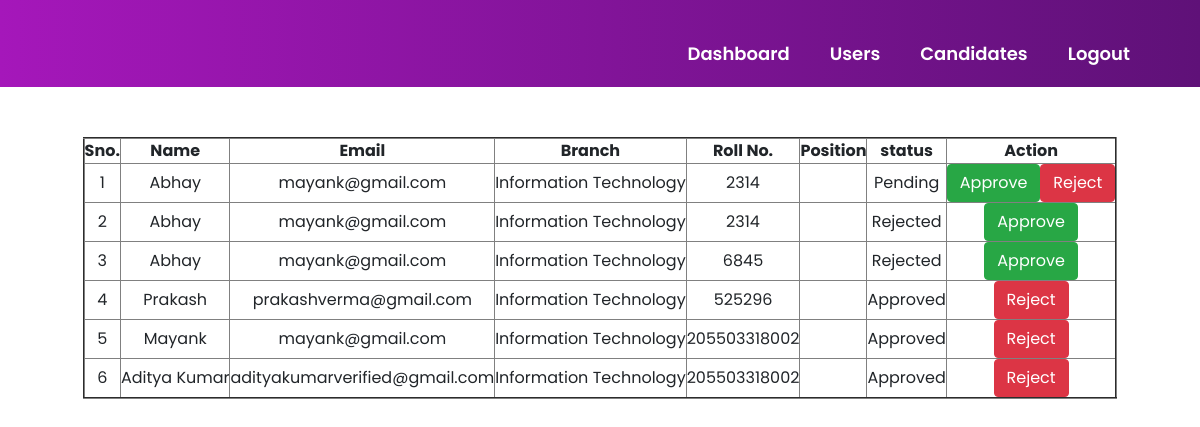
Page /user_cand.php on the committed database.
### tables this page shows
CREATE TABLE IF NOT EXISTS `candidates` (
  `id` int(11) NOT NULL AUTO_INCREMENT,
  `name` varchar(50) DEFAULT NULL,
  `email` varchar(100) DEFAULT NULL,
  `mobile` bigint(20) DEFAULT NULL,
  `branch` varchar(30) DEFAULT NULL,
  `rollno` bigint(30) DEFAULT NULL,
  `enrollid` varchar(40) DEFAULT NULL,
  `approve_status` int(11) DEFAULT '0' COMMENT '0 for pending , 1 for approve 2 for reject',
  PRIMARY KEY (`id`)
);

### user_cand.php (the view, shortened to what this page needs)
<!DOCTYPE html>
<html>
<head>
</head>
<body>
 <link rel="stylesheet" href="css/bootstrap.min.css">
 <link rel="stylesheet" href="css/style.css">
 <link rel="stylesheet" href="https://stackpath.bootstrapcdn.com/font-awesome/4.7.0/css/font-awesome.min.css">
</head>
<body>
<div class="container-fluid" id="cont-3">
        <header id="nav-bar">
          <nav class="navbar navbar-expand-lg navbar-light bg-dark">
            <div class="collapse navbar-collapse" id="navbarNav">
              <ul class="navbar-nav ml-auto animate__animated animate__bounceInDown" style="padding-right: 50px;">
                <li class="nav-item" >
                  <a class="nav-link" href="result.php" style="color:white; font-weight: 600; text-align: center; font-size: 18px; margin-top: 20px;  text-transform: capitalize; padding: 20px;">Dashboard</a>
                </li>
				<li class="nav-item">
                  <a class="nav-link" href="user_details.php" style="color: white; font-weight: 600; text-align: center; font-size: 18px; margin-top: 20px;  text-transform: capitalize; padding: 20px;">Users</a>
                </li>
                <li class="nav-item">
                  <a class="nav-link" href="user_cand.php" style="color: white; font-weight: 600; text-align: center; font-size: 18px; margin-top: 20px;  text-transform: capitalize; padding: 20px;">Candidates</a>
                </li>
                <li class="nav-item" >
                  <a class="nav-link" href="logout-admin.php"  style="color: white; font-weight: 600; text-align: center; font-size: 18px; margin-top: 20px;  text-transform: capitalize; padding: 20px;">Logout</a>
                </li>
              </ul>
            </div>
          </nav>
        </header>
	<section style="padding-top:50px; padding-bottom:50px">
        <div class="container">
            <div class="row">
                <div class="col-md-12" >
	<?php session_start();
	include('dbConnect.php');
	$sql = "select * from candidates order by rollno ";
	$stmt = $pdo->prepare($sql);
	$stmt->execute();
	$rs =  $stmt->fetchAll();
	echo "
		<table border='2'>
			<tr>
				<th>Sno.</th>
				<th>Name</th>
				<th>Email</th>
				<th>Branch</th>
				<th>Roll No.</th>
				<th>Position</th>
				<th>status</th>
				<th>Action</th>
			</tr>
	";
	$i = 1;
	foreach($rs as $row){
		$cid = $row['rollno'];
		echo "
		<tr>
			<td>".$i."</td>
			<td>".$row['name']."</td>
			<td>".$row['email']."</td>
			<td>".$row['branch']."</td>
			<td>".$row['rollno']."</td>
			<td>".$row['pname']."</td>
			<td>";
			if($row['approve_status']==0){
				echo "Pending";
			}else if($row['approve_status']==1){
				echo "Approved";
			}else{
				echo "Rejected";
			}
			echo "</td>
			<td>";
			if($row['approve_status']==2){
				echo '<a href="change_status.php?rollno='.$cid.'&status=1" class="btn btn-success">Approve</a>';
			}else if($row['approve_status']==1){
				echo '<a href="change_status.php?rollno='.$cid.'&status=2" class="btn btn-danger">Reject</a>';
			}else if($row['approve_status']==0){
				echo '<a href="change_status.php?rollno='.$cid.'&status=1" class="btn btn-success">Approve</a>';
				echo '<a href="change_status.php?rollno='.$cid.'&status=2" class="btn btn-danger">Reject</a>';
			}
			echo "</td>
        </tr>
		";
		$i++;
	}
	echo "</table>";
    ?>
        </div>
            </div>
        </div>
    </section>
</body>
</html>

### css/style.css (style rules this page uses)
* { margin: 0; padding: 0; box-sizing: border-box; font-family: 'Poppins', sans-serif; scroll-behavior: smooth; text-align: center; }
#nav-bar { position: sticky; }
.navbar { background-image: linear-gradient(to right, #a517ba,#5f1178 ); padding: 0; }
#cont-3 { margin-left: 0; margin-right: 0; padding-left: 0; padding-right: 0; max-width: 100%; }
table { margin-left: auto; margin-right: auto; }

### rows in the picture
candidates: name "Abhay", email "mayank@gmail.com", branch "Information Technology", rollno "2314", approve_status "Pending"
candidates: name "Abhay", email "mayank@gmail.com", branch "Information Technology", rollno "2314", approve_status "Rejected"
candidates: name "Abhay", email "mayank@gmail.com", branch "Information Technology", rollno "6845", approve_status "Rejected"
candidates: name "Prakash", email "prakashverma@gmail.com", branch "Information Technology", rollno "525296", approve_status "Approved"
candidates: name "Mayank", email "mayank@gmail.com", branch "Information Technology", rollno "205503318002", approve_status "Approved"
candidates: name "Aditya Kumar", email "adityakumarverified@gmail.com", branch "Information Technology", rollno "205503318002", approve_status "Approved"
